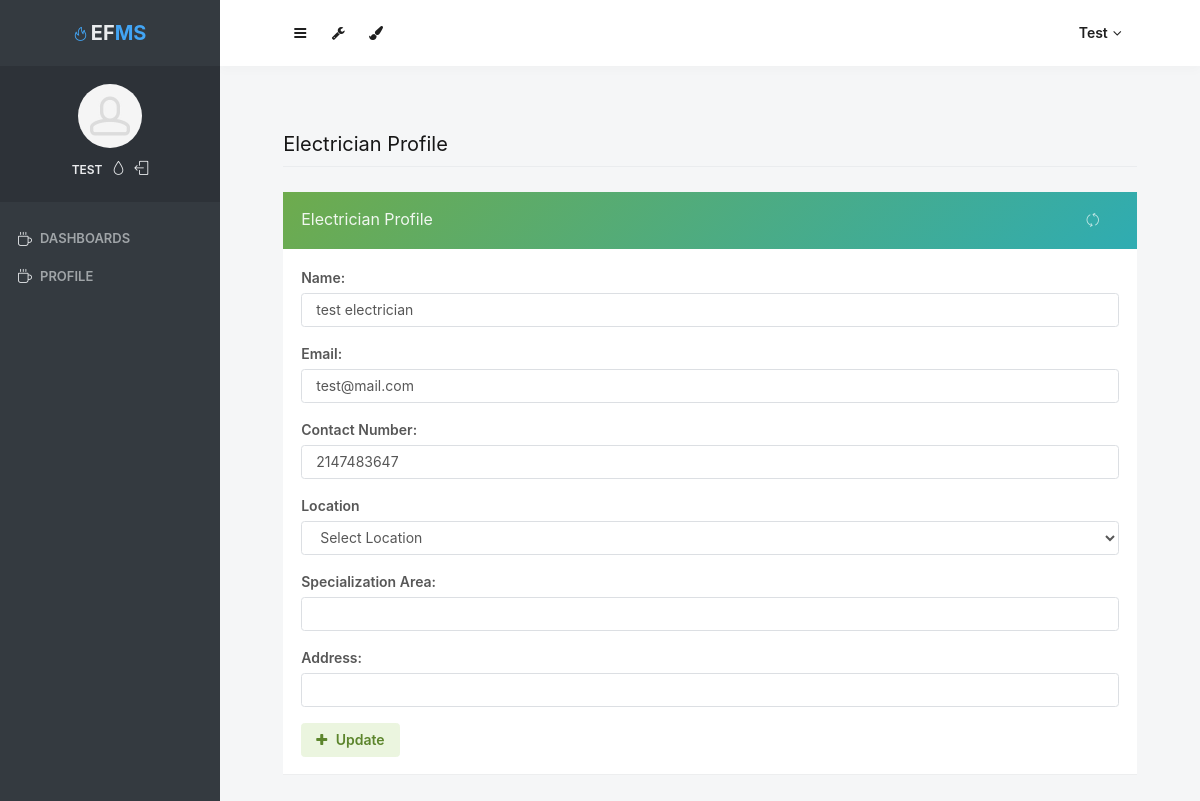
The app's page /electrician/admin-profile.php (signed in), older data.
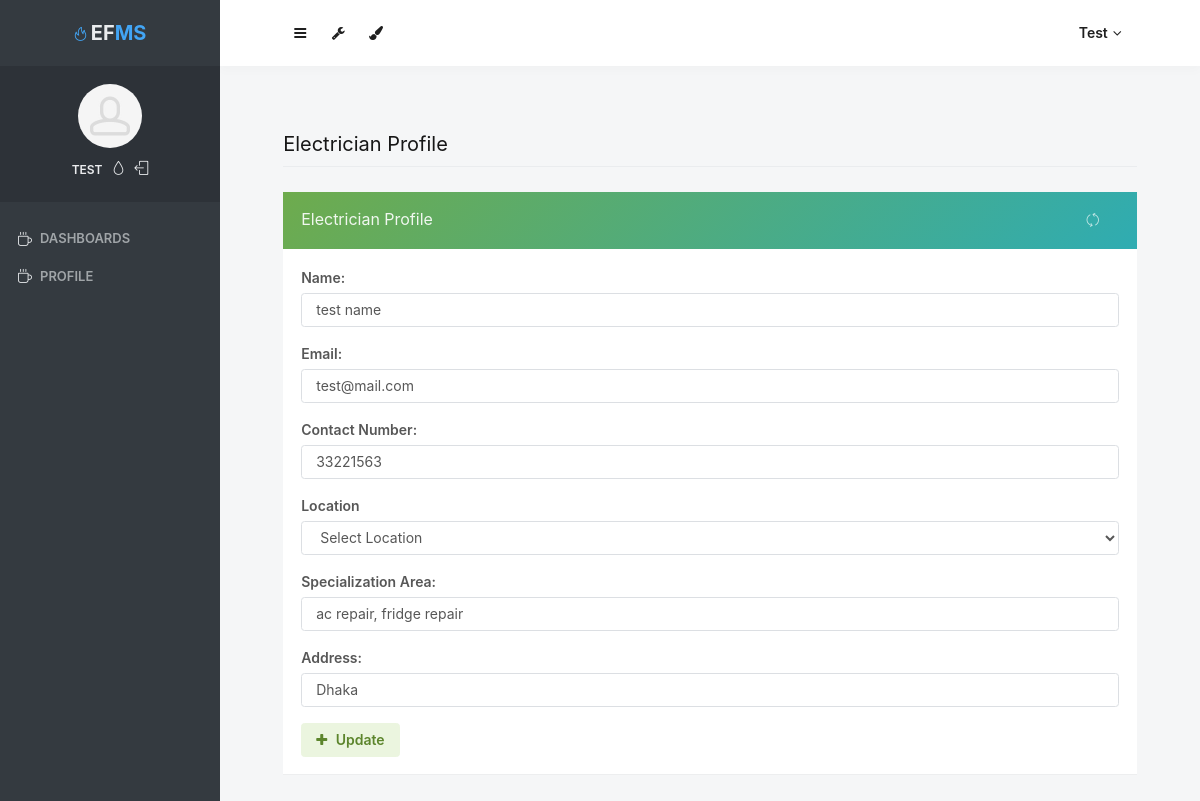
The same page, newer data.
### tables this page shows
CREATE TABLE `tblelectrician` (
  `id` int(11) NOT NULL,
  `name` varchar(255) NOT NULL,
  `email` varchar(255) NOT NULL,
  `phone` int(11) NOT NULL,
  `password` varchar(255) NOT NULL,
  `thana` int(11) DEFAULT 0,
  `address` text DEFAULT NULL,
  `specialization_area` text DEFAULT NULL
);

### electrician/admin-profile.php (the view, shortened to what the changed rows need)
<?php
if (strlen($_SESSION['odmsaid'] == 0)) {
    header('location:logout.php');
} else {
?>
    <!doctype html>
    <html lang="en" class="no-focus">
    <head>
        <link rel="stylesheet" id="css-main" href="assets/css/codebase.min.css">
    </head>
    <body>
        <div id="page-container" class="sidebar-o sidebar-inverse side-scroll page-header-fixed main-content-narrow">
            <?php include_once('includes/header.php'); ?>
            <main id="main-container">
                <div class="content">
                    <h2 class="content-heading">Electrician Profile</h2>
                    <div class="row">
                        <div class="col-md-12">
                            <div class="block block-themed">
                                <div class="block-content">
                                    <?php
                                    $ID = $_SESSION['odmsaid'];
                                    $sql = "SELECT * from  tblelectrician WHERE id=:ID";
                                    $query = $dbh->prepare($sql);
                                    $query->bindParam(':ID', $ID, PDO::PARAM_STR);
                                    $query->execute();
                                    $results = $query->fetchAll(PDO::FETCH_OBJ);
                                    if ($query->rowCount() > 0) {
                                        foreach ($results as $row) {               ?>
                                            <form method="post">
                                                <div class="form-group row">
                                                    <label class="col-12" for="register1-username">Name:</label>
                                                    <div class="col-12">
                                                        <input type="text" class="form-control" name="name" value="<?php echo $row->name; ?>" required='true'>
                                                    </div>
                                                </div>
                                                <div class="form-group row">
                                                    <label class="col-12" for="register1-password">Email:</label>
                                                    <div class="col-12">
                                                        <input type="email" class="form-control" name="email" value="<?php echo $row->email; ?>" required='true'>
                                                    </div>
                                                </div>
                                                <div class="form-group row">
                                                    <label class="col-12" for="register1-password">Contact Number:</label>
                                                    <div class="col-12">
                                                        <input type="text" class="form-control" name="phone" value="<?php echo $row->phone; ?>" required='true' maxlength='11'>
                                                    </div>
                                                </div>
                                                <div class="form-group row">
                                                    <label class="col-12" for="register1-password">Location</label>
                                                    <div class="col-12">
                                                        <select class="form-control" name="thana">
                                                            <option value="">Select Location</option>
                                                        </select>
                                                    </div>
                                                </div>
                                                <div class="form-group row">
                                                    <label class="col-12" for="register1-password">Specialization Area:</label>
                                                    <div class="col-12">
                                                        <input type="text" class="form-control" name="specialization_area" value="<?php echo $row->specialization_area; ?>" required='true'>
                                                    </div>
                                                </div>
                                                <div class="form-group row">
                                                    <label class="col-12" for="register1-password">Address:</label>
                                                    <div class="col-12">
                                                        <input type="text" class="form-control" name="address" value="<?php echo $row->address; ?>" required='true'>
                                                    </div>
                                                </div>
                                        <?php $cnt = $cnt + 1;
                                        }
                                    } ?>
                                            </form>
                                </div>
                            </div>
                        </div>
                    </div>
                </div>
            </main>
        </div>
    </body>
    </html>
<?php }  ?>

Row changes from the older to the newer data that the page shows:
changed tblelectrician "test@mail.com": name "test electrician" → "test name"; phone "2147483647" → "33221563"; specialization_area (not shown) → "ac repair, fridge repair"; address (not shown) → "Dhaka"
